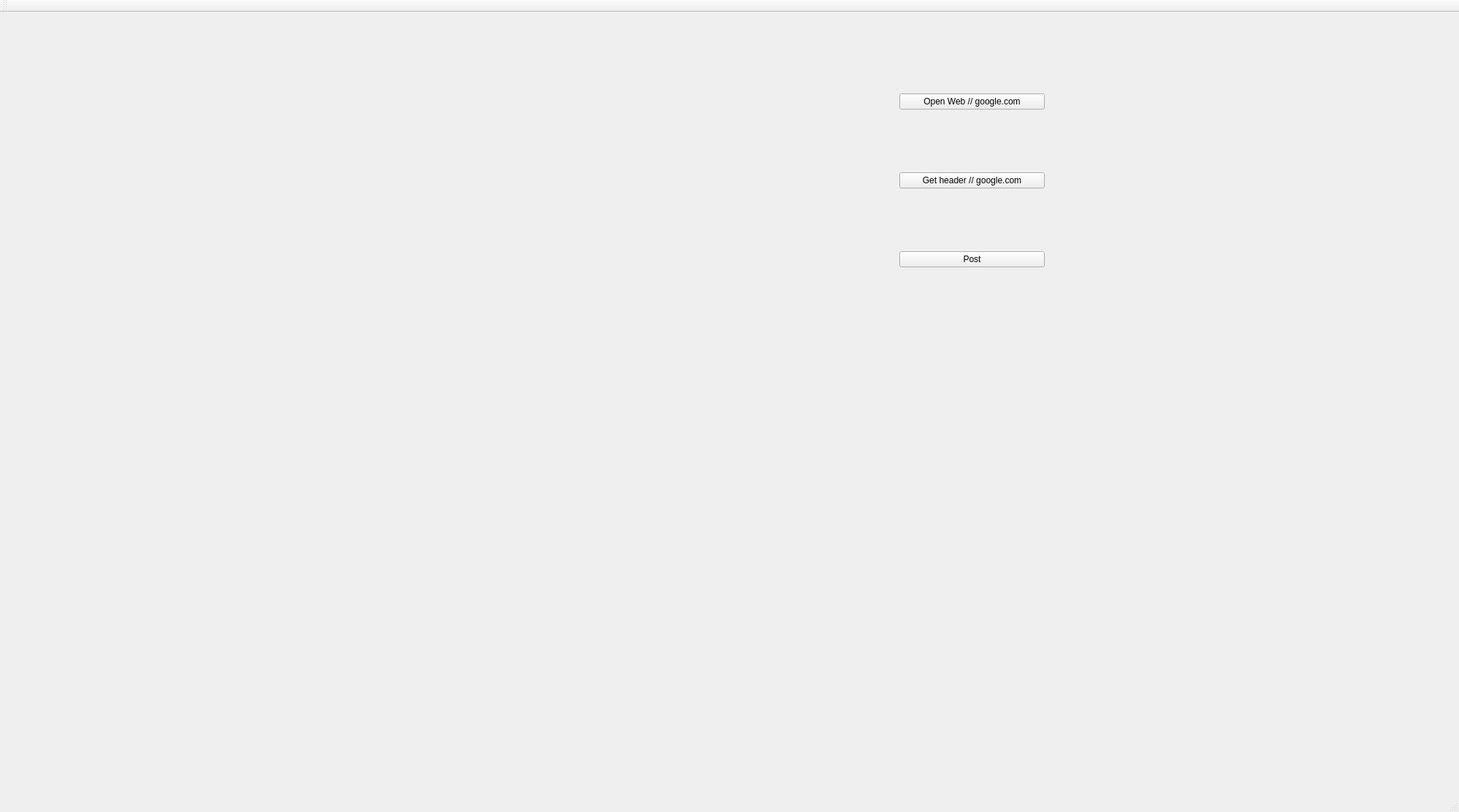
<?xml version="1.0" encoding="UTF-8"?>
<ui version="4.0">
 <class>GameUIClass</class>
 <widget class="QMainWindow" name="GameUIClass">
  <property name="geometry">
   <rect>
    <x>0</x>
    <y>0</y>
    <width>1997</width>
    <height>1112</height>
   </rect>
  </property>
  <property name="windowTitle">
   <string>Web_test</string>
  </property>
  <widget class="QWidget" name="centralWidget">
   <widget class="QWidget" name="layoutWidget">
    <property name="geometry">
     <rect>
      <x>1220</x>
      <y>20</y>
      <width>221</width>
      <height>421</height>
     </rect>
    </property>
    <layout class="QVBoxLayout" name="verticalLayout">
     <item>
      <widget class="QPushButton" name="pushButton_openWeb1">
       <property name="text">
        <string>Open Web // google.com</string>
       </property>
      </widget>
     </item>
     <item>
      <widget class="QPushButton" name="pushButton_getHeader">
       <property name="text">
        <string>Get header // google.com</string>
       </property>
      </widget>
     </item>
     <item>
      <widget class="QPushButton" name="pushButton_post">
       <property name="text">
        <string>Post</string>
       </property>
      </widget>
     </item>
    </layout>
   </widget>
   <widget class="QLabel" name="label">
    <property name="geometry">
     <rect>
      <x>570</x>
      <y>330</y>
      <width>671</width>
      <height>391</height>
     </rect>
    </property>
    <property name="text">
     <string/>
    </property>
   </widget>
   <widget class="QWidget" name="widget_web" native="true">
    <property name="geometry">
     <rect>
      <x>30</x>
      <y>20</y>
      <width>1171</width>
      <height>991</height>
     </rect>
    </property>
   </widget>
  </widget>
  <widget class="QMenuBar" name="menuBar">
   <property name="geometry">
    <rect>
     <x>0</x>
     <y>0</y>
     <width>1997</width>
     <height>26</height>
    </rect>
   </property>
  </widget>
  <widget class="QToolBar" name="mainToolBar">
   <property name="enabled">
    <bool>true</bool>
   </property>
   <attribute name="toolBarArea">
    <enum>TopToolBarArea</enum>
   </attribute>
   <attribute name="toolBarBreak">
    <bool>false</bool>
   </attribute>
  </widget>
  <widget class="QStatusBar" name="statusBar">
   <property name="enabled">
    <bool>true</bool>
   </property>
  </widget>
 </widget>
 <layoutdefault spacing="6" margin="11"/>
 <resources>
  <include location="gameui.qrc"/>
 </resources>
 <connections>
  <connection>
   <sender>pushButton_openWeb1</sender>
   <signal>clicked()</signal>
   <receiver>GameUIClass</receiver>
   <slot>pushButton_openWeb1()</slot>
   <hints>
    <hint type="sourcelabel">
     <x>1325</x>
     <y>168</y>
    </hint>
    <hint type="destinationlabel">
     <x>1911</x>
     <y>310</y>
    </hint>
   </hints>
  </connection>
  <connection>
   <sender>pushButton_post</sender>
   <signal>clicked()</signal>
   <receiver>GameUIClass</receiver>
   <slot>pushButton_post1()</slot>
   <hints>
    <hint type="sourcelabel">
     <x>1264</x>
     <y>398</y>
    </hint>
    <hint type="destinationlabel">
     <x>1911</x>
     <y>413</y>
    </hint>
   </hints>
  </connection>
  <connection>
   <sender>pushButton_getHeader</sender>
   <signal>clicked()</signal>
   <receiver>GameUIClass</receiver>
   <slot>pushButton_getHeader1()</slot>
   <hints>
    <hint type="sourcelabel">
     <x>1302</x>
     <y>269</y>
    </hint>
    <hint type="destinationlabel">
     <x>1355</x>
     <y>563</y>
    </hint>
   </hints>
  </connection>
 </connections>
 <slots>
  <slot>start_pushButton_start()</slot>
  <slot>start_pushButton_tutorial()</slot>
  <slot>end_pushButton_restart()</slot>
  <slot>checkBox_gizmos(bool)</slot>
  <slot>checkBox_sound(bool)</slot>
  <slot>checkBox_wireFrame(bool)</slot>
  <slot>checkBox_fbxRendering(bool)</slot>
  <slot>checkBox_playerRendering(bool)</slot>
  <slot>checkBox_currentStage(bool)</slot>
  <slot>pushButton_text()</slot>
  <slot>start_pushButton_info()</slot>
  <slot>start_pushButton_infoExit()</slot>
  <slot>pushButton_openWeb1()</slot>
  <slot>pushButton_getHeader1()</slot>
  <slot>pushButton_post1()</slot>
 </slots>
</ui>
